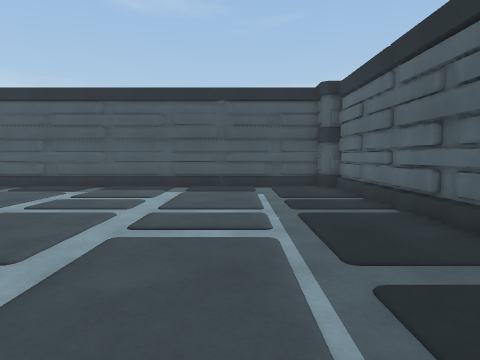
[1] (above)

12 first-person views from a walk through a scene from a Unity 3-D project. The camera is 1.2 m above the floor, tilts 4° down and sees 70° across. The floor is counted in squares, 1 m on a side. Each view is taken from the middle of a square. On the plan, view 1 faces up. The plan holds only what a view shows up to about 14 squares ahead; the rest is blank. Surface patterns are stand-ins for the level's own textures.

[2]
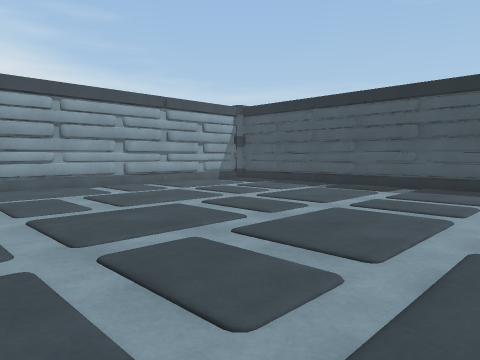

[3]
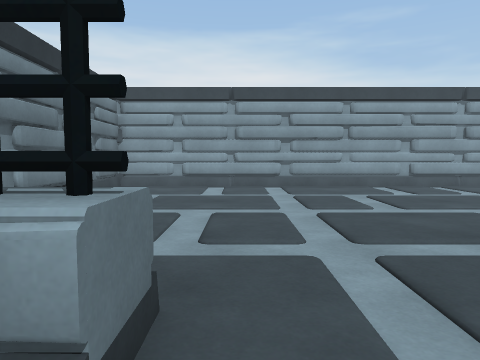

[4]
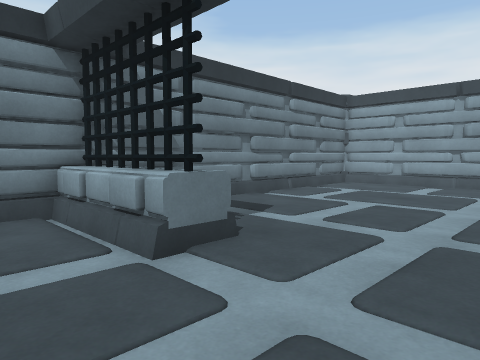

[5]
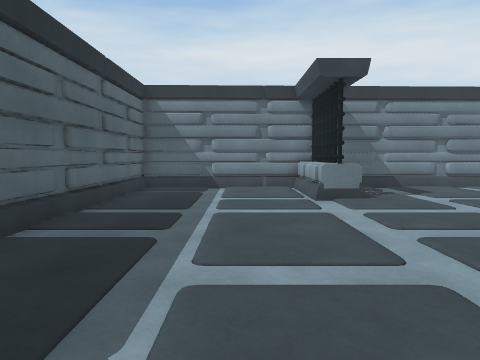

[6]
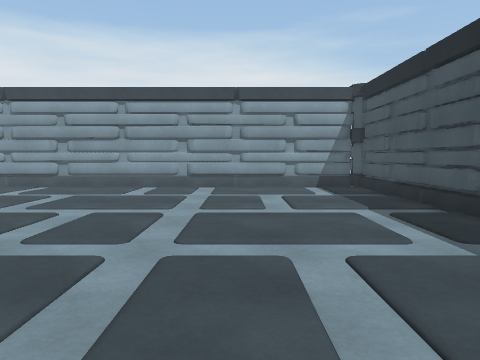

[7]
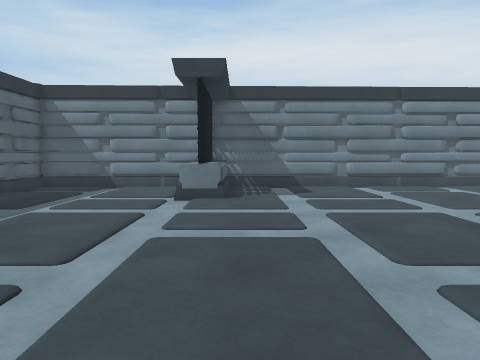

[8]
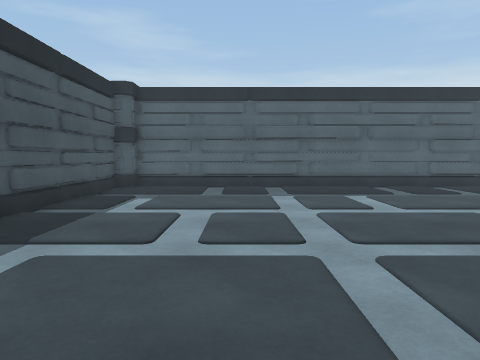

[9]
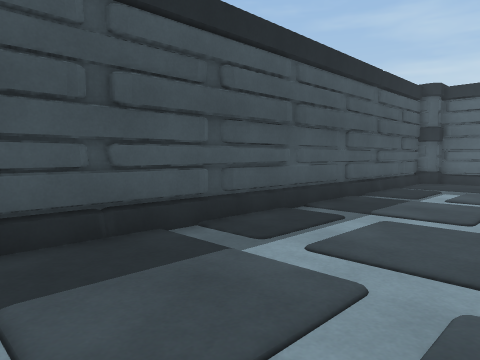

[10]
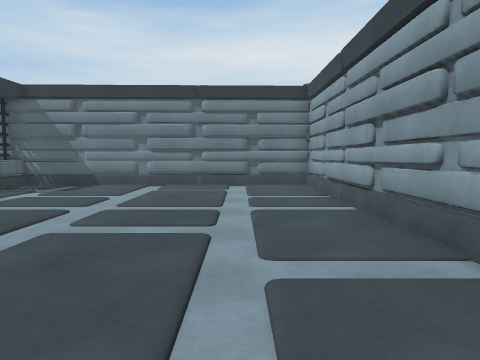

[11]
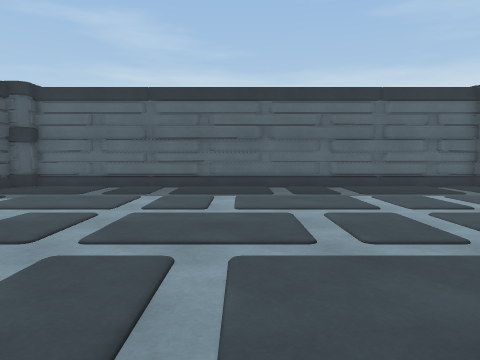

[12]
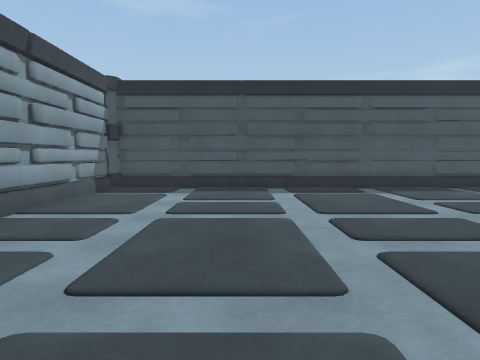

### Floor plan
Points are (right, up) in squares from view 1. A wall is a line through its corners. A room is listed if a view was taken in it or the views show most of it. See-through windows are left out.
Room 1 (views 1, 2, 3, 4, 5, 6, 7, 8, 9, 10, 11, 12)
walls: (-3.5, -0.6) (-2.3, -0.6); (-2.8, -0.5) (-2.8, -4.6); (-2.9, -4.6) (-2.9, -1.1); (-14.8, 13.5) (-14.8, -4.8) (3.9, -4.4); (3.3, 13.8) (-14.6, 13.8); (3.9, -4.7) (3.9, 12.5)
low walls: (-2.3, -0.6) (-2.3, -4.6); (-3.5, -4.6) (-3.5, -3.2)
objects: other object (4, 13)

Where each view was taken, in squares from view 1:
view 1: 0 up, 0 right, facing up
view 2: 0 up, 1 left, facing up-left
view 3: 0 up, 1 left, facing left
view 4: 3 up, 0 right, facing down-left
view 5: 9 up, 0 right, facing down
view 6: 9 up, 1 left, facing left
view 7: 9 up, 4 left, facing down
view 8: 9 up, 10 left, facing right
view 9: 9 up, 12 left, facing up-right
view 10: 9 up, 12 left, facing down
view 11: 5 up, 10 left, facing right
view 12: 1 up, 10 left, facing up
